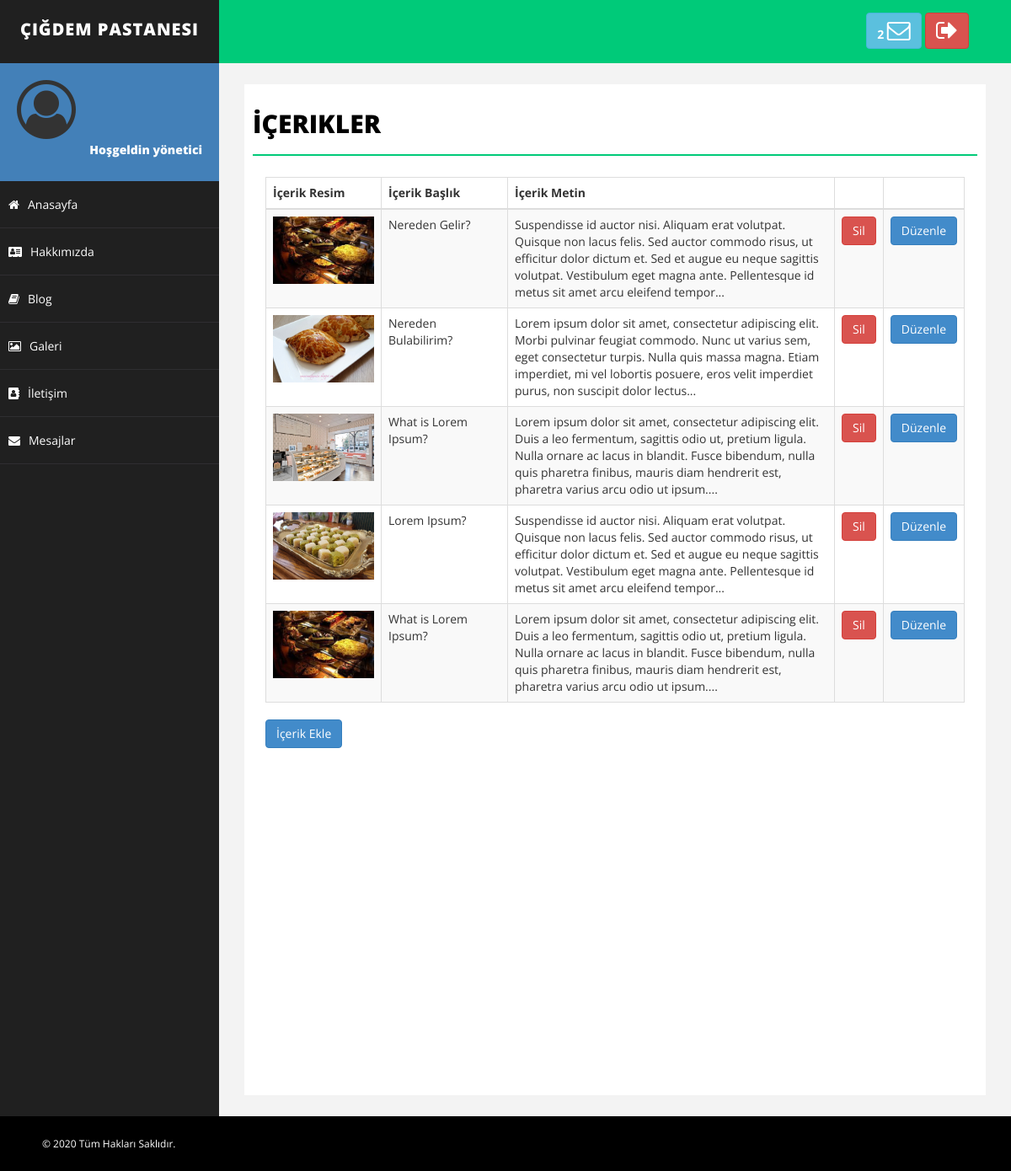
Screenshot of /admin/icerik.php (signed in) with the database file from the repository.
### tables this page shows
CREATE TABLE `blog` (
  `id` int(11) NOT NULL,
  `baslik` text NOT NULL,
  `metin` text NOT NULL,
  `resim` text NOT NULL,
  `createDate` datetime NOT NULL DEFAULT CURRENT_TIMESTAMP
);

### admin/icerik.php (the view, shortened to what this page needs)
<?php include'include/header.php';
include'include/sidebar.php';
$icerikler=$veritabani->query("SELECT * FROM blog order by id desc");
?>
<div id="page-wrapper">
    <div id="page-inner">
        <div class="row">
            <div class="col-md-12">
                <h1 class="page-head-line">İçerikler</h1>
            </div>
        </div>
        <div class="row">
            <div class="col-md-12">
              <div class="panel-body">
                <div class="table-responsive">
                    <table class="table table-striped table-bordered table-hover">
                        <thead>
                            <tr>
                            	<th>İçerik Resim</th>
                                <th style="width: 150px;">İçerik Başlık</th>
                                <th>İçerik Metin</th>
                                <th></th>
                                <th></th>
                            </tr>
                        </thead>
                        <tbody>
                            <?php while ($icerik=$icerikler->fetch(PDO::FETCH_OBJ)) { ?>
                                <tr>
                                	<td ><img  style="width: 120px; height: 80px;"  src=../img/blog/<?php echo $icerik->resim; ?>></td>
                                    <td><?php echo $icerik->baslik; ?></td>
                                    <td><?php $pos=strpos($icerik->metin, ' ', 250);
                                        echo nl2br(substr($icerik->metin,0,$pos ));   ?>...</td>
                                    <td><a href="?islem=sil&id=<?php echo $icerik->id ?>&img=<?=$icerik->resim?>" class="btn btn-danger">Sil</a></td>
                                    <td><a href="icerikekle.php?islem=guncelle&id=<?php echo $icerik->id ?>" class="btn btn-primary">Düzenle</a></td>
                                </tr>
                                <?php } ?>
                            </tbody>
                        </table>
                        <a href="icerikekle.php" class="btn btn-primary">İçerik Ekle</a>
                    </div>
                </div>
            </div>
        </div>
    </div>
</div>
</div>
<?php include'include/footer.php'; ?>

### admin/assets/css/basic.css (style rules this page uses)
body { font-family: 'Open Sans', sans-serif; line-height:25px; }
#page-wrapper { padding: 15px 15px; min-height: 600px; background: #F3F3F3; }
#page-inner { width: 100%; margin: 10px 20px 10px 0px; background-color: #fff!important; padding: 10px; min-height: 1200px; }
.page-head-line { font-size: 30px; text-transform: uppercase; color: #000; font-weight: 800; padding-bottom: 20px; border-bottom: 2px solid #00CA79; margin-bottom: 10px; }
@media (min-width:768px) { #page-wrapper { margin: 0 0 0 260px; padding: 15px 30px; min-height: 1200px; } }

### rows the page displays
blog: resim (picture), baslik "Nereden Gelir?", metin "Suspendisse id auctor nisi. Aliquam erat volutpat. Quisque non lacus felis. Sed auctor commodo risus, ut efficitur dolor dictum et. Sed et augue eu neque sagittis volutpat. Vestibulum eget magna ante. Pellentesque id metus sit amet arcu eleifend tempor"
blog: resim (picture), baslik "Nereden Bulabilirim?", metin "Lorem ipsum dolor sit amet, consectetur adipiscing elit. Morbi pulvinar feugiat commodo. Nunc ut varius sem, eget consectetur turpis. Nulla quis massa magna. Etiam imperdiet, mi vel lobortis posuere, eros velit imperdiet purus, non suscipit dolor lectus"
blog: resim (picture), baslik "What is Lorem Ipsum?", metin "Lorem ipsum dolor sit amet, consectetur adipiscing elit. Duis a leo fermentum, sagittis odio ut, pretium ligula. Nulla ornare ac lacus in blandit. Fusce bibendum, nulla quis pharetra finibus, mauris diam hendrerit est, pharetra varius arcu odio ut ipsum."
blog: resim (picture), baslik "Lorem Ipsum?", metin "Suspendisse id auctor nisi. Aliquam erat volutpat. Quisque non lacus felis. Sed auctor commodo risus, ut efficitur dolor dictum et. Sed et augue eu neque sagittis volutpat. Vestibulum eget magna ante. Pellentesque id metus sit amet arcu eleifend tempor"
blog: resim (picture), baslik "What is Lorem Ipsum?", metin "Lorem ipsum dolor sit amet, consectetur adipiscing elit. Duis a leo fermentum, sagittis odio ut, pretium ligula. Nulla ornare ac lacus in blandit. Fusce bibendum, nulla quis pharetra finibus, mauris diam hendrerit est, pharetra varius arcu odio ut ipsum."

### other values shown
$mesajlar->rowCount() "2"
$_SESSION["isim"] "yönetici"
